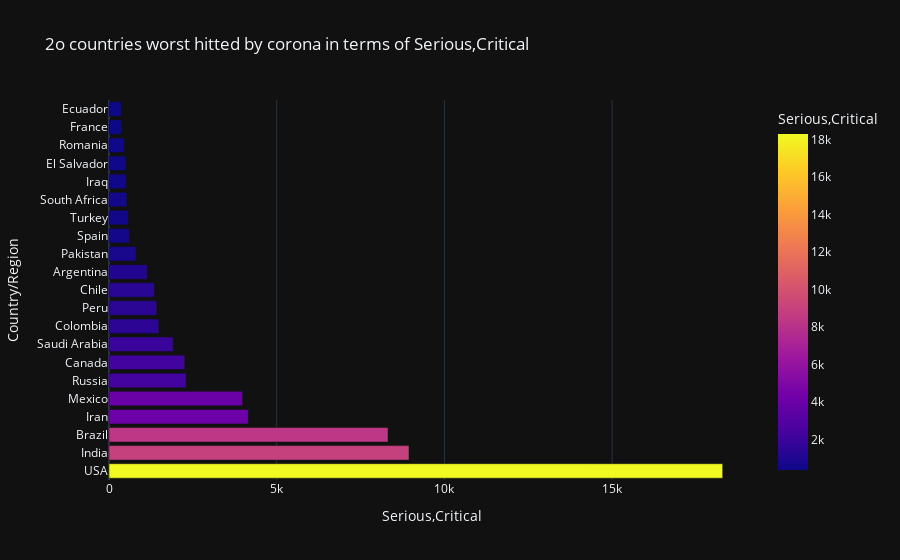
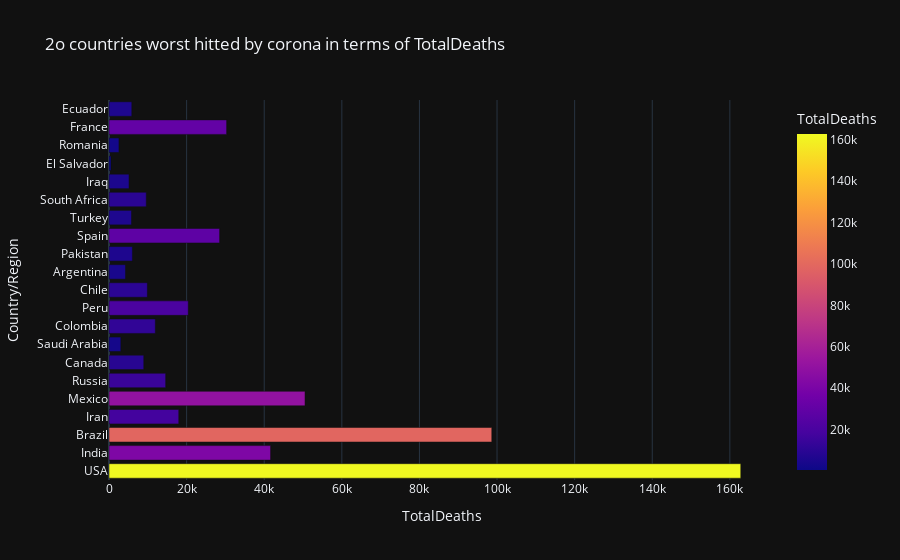

The cell these charts' notebook holds for them, in order:
### Code cell
for i in range(0,4):
    fig4 = px.bar(df[0:21], x = cl[i], y = 'Country/Region', color = cl[i], template = 'plotly_dark',title ='2o countries worst hitted by corona in terms of {}'.format(cl[i]))
    fig4.show()

### Figure 1 — Plotly figure (JSON) as saved in the notebook; plotly's stock layout.template omitted (floating-point values rounded to 4 significant figures)
{"data": [{"alignmentgroup": "True", "hovertemplate": "Serious,Critical=%{marker.color}<br>Country/Region=%{y}<extra></extra>", "legendgroup": "", "marker": {"color": [18296, 8944, 8318, 4156, 3987, 2300, 2263, 1915, 1493, 1426, 1358, 1150, 809, 617, 580, 539, 517, 509, 458, 384, 378], "coloraxis": "coloraxis", "pattern": {"shape": ""}}, "name": "", "offsetgroup": "", "orientation": "h", "showlegend": false, "textposition": "auto", "type": "bar", "x": [18296, 8944, 8318, 4156, 3987, 2300, 2263, 1915, 1493, 1426, 1358, 1150, 809, 617, 580, 539, 517, 509, 458, 384, 378], "xaxis": "x", "y": ["USA", "India", "Brazil", "Iran", "Mexico", "Russia", "Canada", "Saudi Arabia", "Colombia", "Peru", "Chile", "Argentina", "Pakistan", "Spain", "Turkey", "South Africa", "Iraq", "El Salvador", "Romania", "France", "Ecuador"], "yaxis": "y"}], "layout": {"barmode": "relative", "coloraxis": {"colorbar": {"title": {"text": "Serious,Critical"}}, "colorscale": [[0, "#0d0887"], [0.1111, "#46039f"], [0.2222, "#7201a8"], [0.3333, "#9c179e"], [0.4444, "#bd3786"], [0.5556, "#d8576b"], [0.6667, "#ed7953"], [0.7778, "#fb9f3a"], [0.8889, "#fdca26"], [1, "#f0f921"]]}, "legend": {"tracegroupgap": 0}, "title": {"text": "2o countries worst hitted by corona in terms of Serious,Critical"}, "xaxis": {"anchor": "y", "domain": [0, 1], "title": {"text": "Serious,Critical"}}, "yaxis": {"anchor": "x", "domain": [0, 1], "title": {"text": "Country/Region"}}}}

### Figure 2 — Plotly figure (JSON) as saved in the notebook; plotly's stock layout.template omitted (floating-point values rounded to 4 significant figures)
{"data": [{"alignmentgroup": "True", "hovertemplate": "TotalDeaths=%{marker.color}<br>Country/Region=%{y}<extra></extra>", "legendgroup": "", "marker": {"color": [162804, 41638, 98644, 17976, 50517, 14606, 8966, 3055, 11939, 20424, 9889, 4251, 6035, 28500, 5798, 9604, 5161, 513, 2566, 30312, 5877], "coloraxis": "coloraxis", "pattern": {"shape": ""}}, "name": "", "offsetgroup": "", "orientation": "h", "showlegend": false, "textposition": "auto", "type": "bar", "x": [162804, 41638, 98644, 17976, 50517, 14606, 8966, 3055, 11939, 20424, 9889, 4251, 6035, 28500, 5798, 9604, 5161, 513, 2566, 30312, 5877], "xaxis": "x", "y": ["USA", "India", "Brazil", "Iran", "Mexico", "Russia", "Canada", "Saudi Arabia", "Colombia", "Peru", "Chile", "Argentina", "Pakistan", "Spain", "Turkey", "South Africa", "Iraq", "El Salvador", "Romania", "France", "Ecuador"], "yaxis": "y"}], "layout": {"barmode": "relative", "coloraxis": {"colorbar": {"title": {"text": "TotalDeaths"}}, "colorscale": [[0, "#0d0887"], [0.1111, "#46039f"], [0.2222, "#7201a8"], [0.3333, "#9c179e"], [0.4444, "#bd3786"], [0.5556, "#d8576b"], [0.6667, "#ed7953"], [0.7778, "#fb9f3a"], [0.8889, "#fdca26"], [1, "#f0f921"]]}, "legend": {"tracegroupgap": 0}, "title": {"text": "2o countries worst hitted by corona in terms of TotalDeaths"}, "xaxis": {"anchor": "y", "domain": [0, 1], "title": {"text": "TotalDeaths"}}, "yaxis": {"anchor": "x", "domain": [0, 1], "title": {"text": "Country/Region"}}}}
